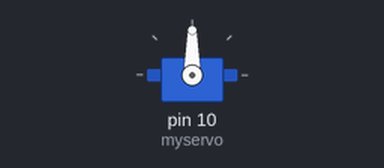
Simulated run of this sketch. Board: Arduino Uno, built with avr-gcc and run on an emulated ATmega328P. Shown: servo.

Above: at 0.05 s.
Timing chart, 0 to 3.2 s (numbered marks = the images above):
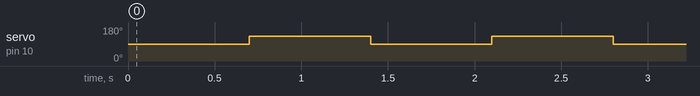

Measured:
- by itself, servo on pin 10 (myservo): alternates 130° for 0.70 s and 90° for 0.70 s

The sketch:

dual_haptics.ino
```cpp
#include <AFMotor.h>

//
//void setup() {
//  // put your setup code here, to run once:
//
//}
//
//void loop() {
//  // put your main code here, to run repeatedly:
//
//}

#include <Servo.h>

Servo myservo;  // create servo object to control a servo
// twelve servo objects can be created on most boards

int pos = 0;    // variable to store the servo position
int del = 0;

void setup() {
  Serial.begin(9600);
  myservo.attach(10);  // attaches the servo on pin 9 to the servo object
}
void loop() {
//  Serial.print("\n in loop");
  del=700;
  myservo.write(90);
  delay(del);


  myservo.write(130);
  delay(del);
//
//  myservo.write(60);
//  delay(del);
//
//
//
//  myservo.write(35);
//  delay(del);


//  char msg;
//  pos = 0;
//  del=700;
////  myservo.write(60);
////  delay(del);
//  if(Serial.available()){
////    Serial.print("\n Serial is avail");
//    msg = Serial.read();
////    Serial.print(msg);
//  }
//
//
//
//  if (msg == 'A'){
//    myservo.write(70);
////    Serial.print("\n geting 70");
//    delay(del);
//  }
//  if (msg == 'Z'){
//    myservo.write(90);
////    Serial.print("\n geting 50");
////    delay(del);
//  }
//  if (msg == 'B'){
//    myservo.write(60);
////    Serial.print("\n geting 60");
//    delay(del);
//  }
}
```
